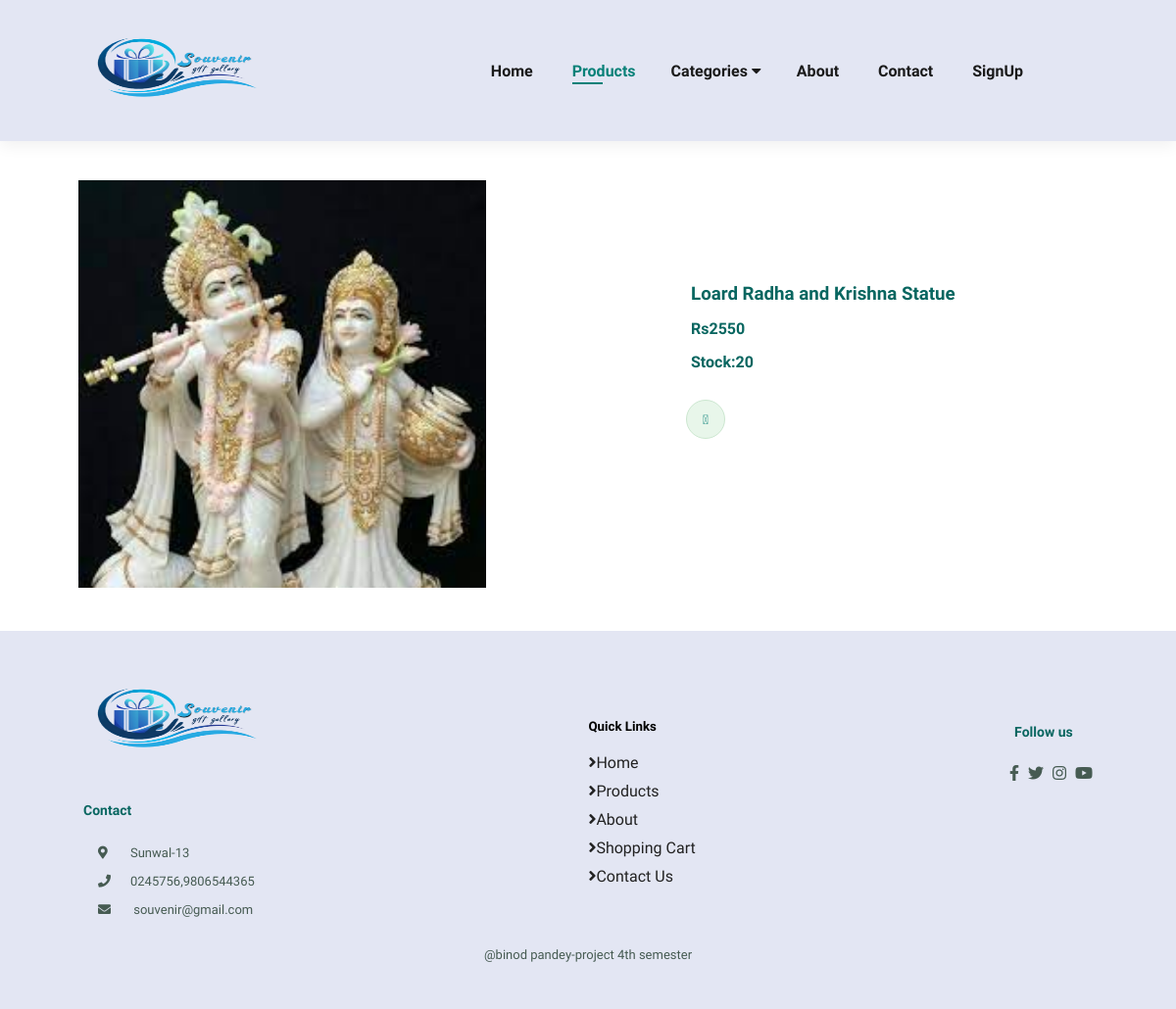
The page /detail.php?p_id=80 on the database its author committed.
### tables this page shows
CREATE TABLE `product` (
  `p_id` int(11) NOT NULL,
  `name` varchar(100) DEFAULT NULL,
  `price` int(11) DEFAULT NULL,
  `image` varchar(100) DEFAULT NULL,
  `stock` int(11) DEFAULT NULL,
  `status` int(11) NOT NULL
);

### detail.php (the view, shortened to what this page needs)
<!DOCTYPE html>
<html lang="en">
<head>
    <link rel="stylesheet" href="https://pro.fontawesome.com/releases/v5.10.0/css/all.css" />
    <link rel="stylesheet" href="style.css">
</head>
<body>
    <section id="header">
        <a href="#"> <img class="logo" src="logo.png" width="200px" height="100px"></a>
        <div>
            <ul id="nav-bar">
              <li><a href="project.php">Home</a></li>
              <li><a href="product.php" class="active" >Products</a></li>
              <div class="dropdown">
                <button class="dropbtn">Categories
                  <i class="fa fa-caret-down"></i>
                </button>
              </div>
               <li><a href="about.php">About</a></li>
              <li><a href="contact.php">Contact</a></li>
              <li><a href="signup.php">SignUp</a></li>
              <li id="lg-bag"><a href="cart.php"><i class="far fa-shopping-bag"></i></a></li>
</ul>
</div>
    </section>
    <section id="detail_wrapper" class="section-p1">
                 <?php include("connect.php");
                 $p_id=$_GET['p_id'];
                 $sql="SELECT * FROM product where p_id=$p_id";
                 $results=$con->query($sql);
                  $final=$results->fetch_assoc();
                    ?>
                 <div class="detail">
                     <img src="<?php echo $final['image'] ?>" alt="product image">
</div>
                     <div class="dess">
                      <h3><?php echo $final['name']?></h3>
                      <h4>Rs<?php echo $final['price']?></h4>
                      <h4>Stock:<?php echo $final['stock']?></h4>
                      <div class="tooltip">
                      <button><i class="fal fa-shopping-cart cart" onclick="location.href='carthandler.php?action=add-to-cart&cart_id=<?php echo $final['p_id']?>&cart_name=<?php echo $final['name']?>&cart_price=<?php echo $final['price']?>&cart_img=<?php echo $final['image']?>&cart_stock=<?php echo $final['stock']?>'"></i></button>
</div>
                    </div>
    </section>
    <?php include("footer.php")?>
</body>
</html>

### style.css (style rules this page uses)
* { margin: 0; padding: 0; box-sizing: border-box; font-family: 'Spartan',sans-serif; }
.section-p1 { padding: 40px 80px; }
#header { display: flex; align-items: center; justify-content: space-between; padding: 20px 80px; background-color: #E3E6F3; box-shadow: 0 5px 15px rgba(0, 0, 0, 0.06); z-index: 999; position: sticky; top: 0; }
#nav-bar { display: flex; align-items: center; justify-content: center; }
#nav-bar li { list-style: none; padding: 0 20px; position: relative; }
#nav-bar li a { text-decoration: none; font: 16px; font-weight: 600; color: #1a1a1a; transition: 0.3s ease; }
#nav-bar li a:hover, #nav-bar li a.active { color: #088178; }
#nav-bar li a.active::after, #nav-bar li a:hover::after { content: ""; width: 30%; height: 2px; background-color: #088178; position: absolute; bottom: -4px; left: 20px; }
.dropdown { float: left; overflow: hidden; }
.dropdown .dropbtn { font-size: 16px; font-weight: 600; border: none; outline: none; color: #1a1a1a; padding: 14px 16px; background-color: inherit; font-family: inherit; margin: 0; }
#detail_wrapper { display: flex; }
#detail_wrapper .detail { width:50%; }
#detail_wrapper .detail img { width: 80%; }

### detail.php (style rules this page uses)
#detail_wrapper .dess { padding:100px; margin-bottom:20px; }
#detail_wrapper .dess h3,h4 { padding-bottom:10px; margin:5px; color:#086660; }
#detail_wrapper .dess button { width: 40px; height: 40px; line-height: 40px; border-radius: 50px; background-color: #e8f6ea; font-weight: 500; color: #088178; border-radius: 1px solid #cce7d0; border: 1px solid #cce7d0; position: absolute; margin-right:20px; cursor: pointer; }
.tooltip { position: relative; display: inline-block; border-bottom: 1px dotted black; }

### rows shown on the page
product: image (picture), name "Loard Radha and Krishna Statue", price "2550", stock "20"
